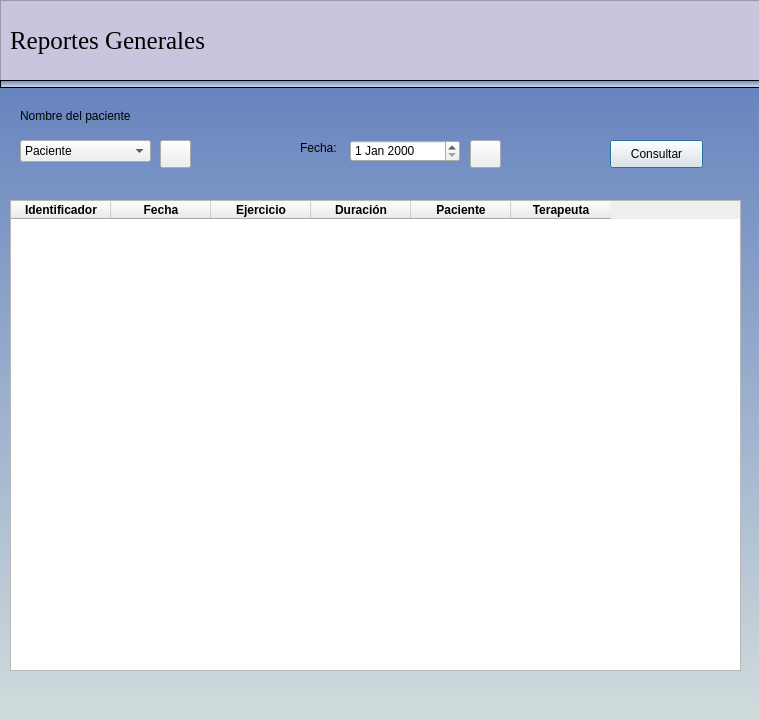
<?xml version="1.0" encoding="UTF-8"?>
<ui version="4.0">
 <class>Ui_ReportesGenerales_2</class>
 <widget class="QDialog" name="Ui_ReportesGenerales_2">
  <property name="geometry">
   <rect>
    <x>0</x>
    <y>0</y>
    <width>759</width>
    <height>719</height>
   </rect>
  </property>
  <property name="minimumSize">
   <size>
    <width>736</width>
    <height>717</height>
   </size>
  </property>
  <property name="maximumSize">
   <size>
    <width>759</width>
    <height>719</height>
   </size>
  </property>
  <property name="windowTitle">
   <string>Reportes Generales</string>
  </property>
  <widget class="QLabel" name="label_2">
   <property name="geometry">
    <rect>
     <x>20</x>
     <y>90</y>
     <width>121</width>
     <height>51</height>
    </rect>
   </property>
   <property name="text">
    <string>Nombre del paciente</string>
   </property>
  </widget>
  <widget class="QComboBox" name="cbfiltrar">
   <property name="geometry">
    <rect>
     <x>20</x>
     <y>140</y>
     <width>131</width>
     <height>22</height>
    </rect>
   </property>
   <item>
    <property name="text">
     <string>Paciente</string>
    </property>
   </item>
   <item>
    <property name="text">
     <string>Terapeuta</string>
    </property>
   </item>
  </widget>
  <widget class="QLabel" name="label_3">
   <property name="geometry">
    <rect>
     <x>300</x>
     <y>140</y>
     <width>41</width>
     <height>16</height>
    </rect>
   </property>
   <property name="text">
    <string>Fecha:</string>
   </property>
  </widget>
  <widget class="QPushButton" name="btnConsultar">
   <property name="geometry">
    <rect>
     <x>610</x>
     <y>140</y>
     <width>93</width>
     <height>28</height>
    </rect>
   </property>
   <property name="text">
    <string>Consultar</string>
   </property>
  </widget>
  <widget class="QTableWidget" name="tabla_pacientes">
   <property name="geometry">
    <rect>
     <x>10</x>
     <y>200</y>
     <width>731</width>
     <height>471</height>
    </rect>
   </property>
   <property name="minimumSize">
    <size>
     <width>701</width>
     <height>471</height>
    </size>
   </property>
   <property name="focusPolicy">
    <enum>Qt::NoFocus</enum>
   </property>
   <property name="editTriggers">
    <set>QAbstractItemView::NoEditTriggers</set>
   </property>
   <property name="dragEnabled">
    <bool>false</bool>
   </property>
   <property name="rowCount">
    <number>0</number>
   </property>
   <property name="columnCount">
    <number>6</number>
   </property>
   <column>
    <property name="text">
     <string>Identificador</string>
    </property>
    <property name="font">
     <font>
      <weight>75</weight>
      <bold>true</bold>
     </font>
    </property>
   </column>
   <column>
    <property name="text">
     <string>Fecha</string>
    </property>
    <property name="font">
     <font>
      <weight>75</weight>
      <bold>true</bold>
     </font>
    </property>
    <property name="textAlignment">
     <set>AlignCenter</set>
    </property>
    <property name="background">
     <color>
      <red>85</red>
      <green>255</green>
      <blue>127</blue>
     </color>
    </property>
   </column>
   <column>
    <property name="text">
     <string>Ejercicio</string>
    </property>
    <property name="font">
     <font>
      <weight>75</weight>
      <bold>true</bold>
     </font>
    </property>
    <property name="textAlignment">
     <set>AlignCenter</set>
    </property>
    <property name="background">
     <color>
      <red>255</red>
      <green>248</green>
      <blue>53</blue>
     </color>
    </property>
   </column>
   <column>
    <property name="text">
     <string>Duración</string>
    </property>
    <property name="font">
     <font>
      <weight>75</weight>
      <bold>true</bold>
     </font>
    </property>
    <property name="textAlignment">
     <set>AlignCenter</set>
    </property>
    <property name="background">
     <color>
      <red>0</red>
      <green>170</green>
      <blue>127</blue>
     </color>
    </property>
   </column>
   <column>
    <property name="text">
     <string>Paciente</string>
    </property>
    <property name="font">
     <font>
      <weight>75</weight>
      <bold>true</bold>
     </font>
    </property>
    <property name="textAlignment">
     <set>AlignCenter</set>
    </property>
    <property name="background">
     <color>
      <red>255</red>
      <green>170</green>
      <blue>0</blue>
     </color>
    </property>
   </column>
   <column>
    <property name="text">
     <string>Terapeuta</string>
    </property>
    <property name="font">
     <font>
      <weight>75</weight>
      <bold>true</bold>
     </font>
    </property>
    <property name="textAlignment">
     <set>AlignCenter</set>
    </property>
    <property name="background">
     <color>
      <red>85</red>
      <green>170</green>
      <blue>255</blue>
     </color>
    </property>
   </column>
  </widget>
  <widget class="QPushButton" name="btnBuscarbaciente">
   <property name="geometry">
    <rect>
     <x>160</x>
     <y>140</y>
     <width>31</width>
     <height>28</height>
    </rect>
   </property>
   <property name="text">
    <string/>
   </property>
   <property name="icon">
    <iconset resource="images/image.qrc">
     <normaloff>:/newPrefix/lupa.png</normaloff>:/newPrefix/lupa.png</iconset>
   </property>
  </widget>
  <widget class="QDateEdit" name="dateEdit">
   <property name="geometry">
    <rect>
     <x>350</x>
     <y>140</y>
     <width>110</width>
     <height>22</height>
    </rect>
   </property>
  </widget>
  <widget class="QPushButton" name="btnBuscarFecha">
   <property name="geometry">
    <rect>
     <x>470</x>
     <y>140</y>
     <width>31</width>
     <height>28</height>
    </rect>
   </property>
   <property name="text">
    <string/>
   </property>
   <property name="icon">
    <iconset resource="images/image.qrc">
     <normaloff>:/newPrefix/lupa.png</normaloff>:/newPrefix/lupa.png</iconset>
   </property>
  </widget>
  <widget class="QFrame" name="frame_3">
   <property name="geometry">
    <rect>
     <x>0</x>
     <y>0</y>
     <width>771</width>
     <height>81</height>
    </rect>
   </property>
   <property name="styleSheet">
    <string notr="true">background-color: rgb(200, 198, 223);</string>
   </property>
   <property name="frameShape">
    <enum>QFrame::StyledPanel</enum>
   </property>
   <property name="frameShadow">
    <enum>QFrame::Raised</enum>
   </property>
   <widget class="QLabel" name="label_11">
    <property name="geometry">
     <rect>
      <x>10</x>
      <y>10</y>
      <width>401</width>
      <height>61</height>
     </rect>
    </property>
    <property name="font">
     <font>
      <family>Times New Roman</family>
      <pointsize>19</pointsize>
      <weight>9</weight>
      <italic>false</italic>
      <bold>false</bold>
     </font>
    </property>
    <property name="styleSheet">
     <string notr="true">
font: 75 19pt &quot;Times New Roman&quot;;</string>
    </property>
    <property name="text">
     <string>Reportes Generales</string>
    </property>
   </widget>
   <widget class="QLabel" name="label_24">
    <property name="geometry">
     <rect>
      <x>680</x>
      <y>10</y>
      <width>71</width>
      <height>61</height>
     </rect>
    </property>
    <property name="font">
     <font>
      <pointsize>10</pointsize>
     </font>
    </property>
    <property name="styleSheet">
     <string notr="true">image: url(:/newPrefix/reporte.png);</string>
    </property>
    <property name="text">
     <string/>
    </property>
   </widget>
  </widget>
  <widget class="QFrame" name="frame_4">
   <property name="geometry">
    <rect>
     <x>0</x>
     <y>80</y>
     <width>761</width>
     <height>8</height>
    </rect>
   </property>
   <property name="maximumSize">
    <size>
     <width>16777215</width>
     <height>8</height>
    </size>
   </property>
   <property name="styleSheet">
    <string notr="true">background-color: qlineargradient(spread:pad, x1:0, y1:1, x2:0, y2:0, stop:0 rgba(214, 225, 229), stop:1 rgba(109, 130, 198));
</string>
   </property>
   <property name="frameShape">
    <enum>QFrame::StyledPanel</enum>
   </property>
   <property name="frameShadow">
    <enum>QFrame::Raised</enum>
   </property>
  </widget>
  <widget class="QLabel" name="label_14">
   <property name="geometry">
    <rect>
     <x>0</x>
     <y>70</y>
     <width>801</width>
     <height>651</height>
    </rect>
   </property>
   <property name="minimumSize">
    <size>
     <width>10</width>
     <height>10</height>
    </size>
   </property>
   <property name="maximumSize">
    <size>
     <width>10000</width>
     <height>16777215</height>
    </size>
   </property>
   <property name="styleSheet">
    <string notr="true">background-color: qlineargradient(spread:pad, x1:0, y1:1, x2:0, y2:0, stop:0 rgba(210, 220, 220), stop:1 rgba(100, 130, 190));

</string>
   </property>
   <property name="text">
    <string/>
   </property>
  </widget>
  <zorder>label_14</zorder>
  <zorder>label_2</zorder>
  <zorder>cbfiltrar</zorder>
  <zorder>label_3</zorder>
  <zorder>btnConsultar</zorder>
  <zorder>tabla_pacientes</zorder>
  <zorder>btnBuscarbaciente</zorder>
  <zorder>dateEdit</zorder>
  <zorder>btnBuscarFecha</zorder>
  <zorder>frame_3</zorder>
  <zorder>frame_4</zorder>
 </widget>
 <resources>
  <include location="images/image.qrc"/>
 </resources>
 <connections/>
</ui>
